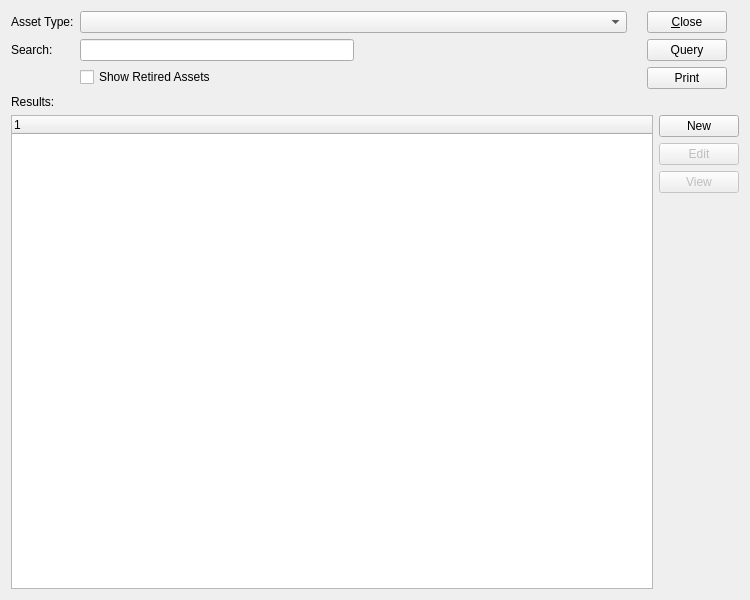
<?xml version="1.0" encoding="UTF-8"?>
<ui version="4.0">
 <comment>This file is part of the xTuple ERP: PostBooks Edition, a free and
open source Enterprise Resource Planning software suite,
Copyright (c) 1999-2018 by OpenMFG LLC, d/b/a xTuple.
It is licensed to you under the Common Public Attribution License
version 1.0, the full text of which (including xTuple-specific Exhibits)
is available at www.xtuple.com/CPAL.  By using this software, you agree
to be bound by its terms.</comment>
 <class>assetList</class>
 <widget class="QWidget" name="assetList">
  <property name="geometry">
   <rect>
    <x>0</x>
    <y>0</y>
    <width>750</width>
    <height>600</height>
   </rect>
  </property>
  <property name="minimumSize">
   <size>
    <width>750</width>
    <height>600</height>
   </size>
  </property>
  <property name="windowTitle">
   <string>List of Fixed Assets</string>
  </property>
  <layout class="QVBoxLayout" name="verticalLayout_4">
   <item>
    <layout class="QHBoxLayout" name="horizontalLayout_2">
     <item>
      <layout class="QGridLayout" name="gridLayout_2">
       <item row="2" column="0">
        <widget class="QLabel" name="_searchMeLit">
         <property name="text">
          <string>Search:</string>
         </property>
         <property name="buddy">
          <cstring>_search</cstring>
         </property>
        </widget>
       </item>
       <item row="0" column="1">
        <widget class="XComboBox" name="_type">
         <property name="allowNull">
          <bool>true</bool>
         </property>
         <property name="nullStr">
          <string>All Asset Types</string>
         </property>
        </widget>
       </item>
       <item row="0" column="0">
        <widget class="XLabel" name="_typeLit">
         <property name="text">
          <string>Asset Type:</string>
         </property>
        </widget>
       </item>
       <item row="3" column="1">
        <layout class="QHBoxLayout" name="horizontalLayout_3">
         <item>
          <widget class="XCheckBox" name="_showRetired">
           <property name="text">
            <string>Show Retired Assets</string>
           </property>
          </widget>
         </item>
        </layout>
       </item>
       <item row="2" column="1">
        <layout class="QHBoxLayout" name="horizontalLayout_4">
         <item>
          <widget class="XLineEdit" name="_search">
           <property name="minimumSize">
            <size>
             <width>250</width>
             <height>0</height>
            </size>
           </property>
          </widget>
         </item>
         <item>
          <spacer name="horizontalSpacer">
           <property name="orientation">
            <enum>Qt::Horizontal</enum>
           </property>
           <property name="sizeHint" stdset="0">
            <size>
             <width>40</width>
             <height>20</height>
            </size>
           </property>
          </spacer>
         </item>
        </layout>
       </item>
      </layout>
     </item>
     <item>
      <layout class="QVBoxLayout" name="verticalLayout">
       <property name="leftMargin">
        <number>14</number>
       </property>
       <property name="rightMargin">
        <number>12</number>
       </property>
       <item>
        <widget class="QPushButton" name="_close">
         <property name="text">
          <string>&amp;Close</string>
         </property>
         <property name="shortcut">
          <string>Ctrl+C, Esc</string>
         </property>
        </widget>
       </item>
       <item>
        <widget class="QPushButton" name="_query">
         <property name="text">
          <string>Query</string>
         </property>
         <property name="shortcut">
          <string>Ctrl+Q, Return, Enter</string>
         </property>
        </widget>
       </item>
       <item>
        <widget class="QPushButton" name="_print">
         <property name="text">
          <string>Print</string>
         </property>
         <property name="shortcut">
          <string>Ctrl+P</string>
         </property>
        </widget>
       </item>
       <item>
        <spacer name="verticalSpacer">
         <property name="orientation">
          <enum>Qt::Vertical</enum>
         </property>
         <property name="sizeType">
          <enum>QSizePolicy::Preferred</enum>
         </property>
         <property name="sizeHint" stdset="0">
          <size>
           <width>20</width>
           <height>0</height>
          </size>
         </property>
        </spacer>
       </item>
      </layout>
     </item>
    </layout>
   </item>
   <item>
    <layout class="QHBoxLayout" name="horizontalLayout">
     <item>
      <layout class="QVBoxLayout" name="verticalLayout_2">
       <item>
        <widget class="QLabel" name="_resultsLit">
         <property name="text">
          <string>Results:</string>
         </property>
         <property name="buddy">
          <cstring>_results</cstring>
         </property>
        </widget>
       </item>
       <item>
        <widget class="XTreeWidget" name="_results">
         <property name="minimumSize">
          <size>
           <width>0</width>
           <height>0</height>
          </size>
         </property>
         <property name="acceptDrops">
          <bool>false</bool>
         </property>
        </widget>
       </item>
      </layout>
     </item>
     <item>
      <layout class="QVBoxLayout" name="verticalLayout_3">
       <item>
        <widget class="XLabel" name="xlabel"/>
       </item>
       <item>
        <widget class="QPushButton" name="_new">
         <property name="text">
          <string>New</string>
         </property>
         <property name="shortcut">
          <string>Ctrl+N</string>
         </property>
        </widget>
       </item>
       <item>
        <widget class="QPushButton" name="_edit">
         <property name="enabled">
          <bool>false</bool>
         </property>
         <property name="text">
          <string>Edit</string>
         </property>
         <property name="shortcut">
          <string>Ctrl+E</string>
         </property>
        </widget>
       </item>
       <item>
        <widget class="QPushButton" name="_view">
         <property name="enabled">
          <bool>false</bool>
         </property>
         <property name="text">
          <string>View</string>
         </property>
         <property name="shortcut">
          <string>Ctrl+V</string>
         </property>
        </widget>
       </item>
       <item>
        <spacer name="verticalSpacer_2">
         <property name="orientation">
          <enum>Qt::Vertical</enum>
         </property>
         <property name="sizeHint" stdset="0">
          <size>
           <width>20</width>
           <height>40</height>
          </size>
         </property>
        </spacer>
       </item>
      </layout>
     </item>
    </layout>
   </item>
  </layout>
 </widget>
 <customwidgets>
  <customwidget>
   <class>XCheckBox</class>
   <extends>QCheckBox</extends>
   <header>xcheckbox.h</header>
  </customwidget>
  <customwidget>
   <class>XComboBox</class>
   <extends>QComboBox</extends>
   <header>xcombobox.h</header>
  </customwidget>
  <customwidget>
   <class>XLabel</class>
   <extends>QLabel</extends>
   <header>xlabel.h</header>
  </customwidget>
  <customwidget>
   <class>XLineEdit</class>
   <extends>QLineEdit</extends>
   <header>xlineedit.h</header>
  </customwidget>
  <customwidget>
   <class>XTreeWidget</class>
   <extends>QTreeWidget</extends>
   <header>xtreewidget.h</header>
  </customwidget>
 </customwidgets>
 <tabstops>
  <tabstop>_query</tabstop>
  <tabstop>_close</tabstop>
 </tabstops>
 <resources/>
 <connections>
  <connection>
   <sender>_close</sender>
   <signal>clicked()</signal>
   <receiver>assetList</receiver>
   <slot>close()</slot>
   <hints>
    <hint type="sourcelabel">
     <x>335</x>
     <y>31</y>
    </hint>
    <hint type="destinationlabel">
     <x>246</x>
     <y>7</y>
    </hint>
   </hints>
  </connection>
  <connection>
   <sender>_results</sender>
   <signal>valid(bool)</signal>
   <receiver>_view</receiver>
   <slot>setEnabled(bool)</slot>
   <hints>
    <hint type="sourcelabel">
     <x>246</x>
     <y>356</y>
    </hint>
    <hint type="destinationlabel">
     <x>540</x>
     <y>193</y>
    </hint>
   </hints>
  </connection>
  <connection>
   <sender>_results</sender>
   <signal>itemSelected(int)</signal>
   <receiver>_edit</receiver>
   <slot>animateClick()</slot>
   <hints>
    <hint type="sourcelabel">
     <x>246</x>
     <y>356</y>
    </hint>
    <hint type="destinationlabel">
     <x>540</x>
     <y>164</y>
    </hint>
   </hints>
  </connection>
  <connection>
   <sender>_search</sender>
   <signal>editingFinished()</signal>
   <receiver>_query</receiver>
   <slot>animateClick()</slot>
   <hints>
    <hint type="sourcelabel">
     <x>227</x>
     <y>58</y>
    </hint>
    <hint type="destinationlabel">
     <x>685</x>
     <y>57</y>
    </hint>
   </hints>
  </connection>
 </connections>
</ui>
